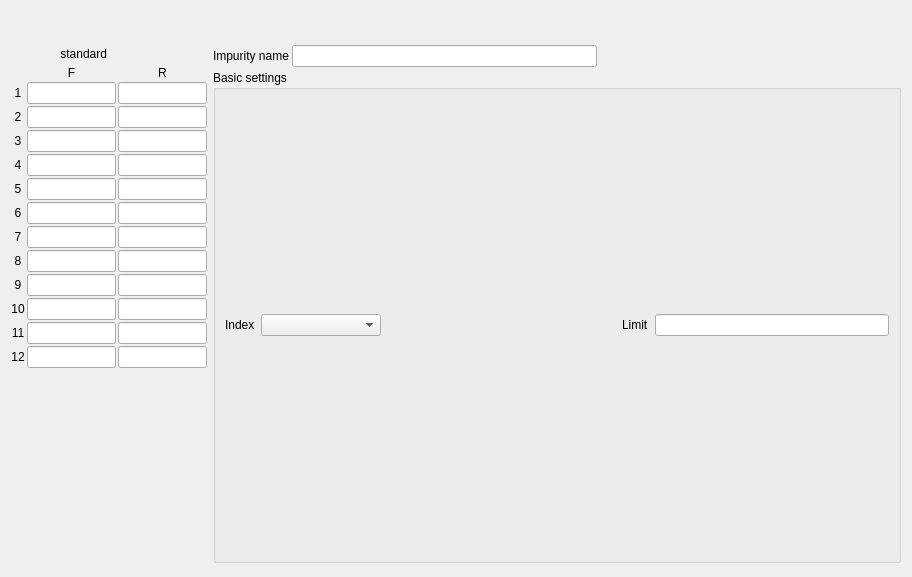
<?xml version="1.0" encoding="UTF-8"?>
<ui version="4.0">
 <class>ColorScaleSenseSetWidget</class>
 <widget class="QWidget" name="ColorScaleSenseSetWidget">
  <property name="geometry">
   <rect>
    <x>0</x>
    <y>0</y>
    <width>912</width>
    <height>577</height>
   </rect>
  </property>
  <property name="windowTitle">
   <string>Form</string>
  </property>
  <layout class="QVBoxLayout" name="verticalLayout_3">
   <property name="spacing">
    <number>3</number>
   </property>
   <property name="topMargin">
    <number>3</number>
   </property>
   <item>
    <widget class="QWidget" name="widgettitle" native="true">
     <layout class="QHBoxLayout" name="horizontalLayout_8">
      <item>
       <spacer name="horizontalSpacer_11">
        <property name="orientation">
         <enum>Qt::Horizontal</enum>
        </property>
        <property name="sizeHint" stdset="0">
         <size>
          <width>40</width>
          <height>20</height>
         </size>
        </property>
       </spacer>
      </item>
      <item>
       <widget class="QLabel" name="label_group">
        <property name="sizePolicy">
         <sizepolicy hsizetype="Preferred" vsizetype="Fixed">
          <horstretch>0</horstretch>
          <verstretch>0</verstretch>
         </sizepolicy>
        </property>
        <property name="text">
         <string/>
        </property>
        <property name="alignment">
         <set>Qt::AlignCenter</set>
        </property>
       </widget>
      </item>
      <item>
       <spacer name="horizontalSpacer_12">
        <property name="orientation">
         <enum>Qt::Horizontal</enum>
        </property>
        <property name="sizeHint" stdset="0">
         <size>
          <width>40</width>
          <height>20</height>
         </size>
        </property>
       </spacer>
      </item>
     </layout>
    </widget>
   </item>
   <item>
    <widget class="QWidget" name="widgetmain" native="true">
     <layout class="QHBoxLayout" name="horizontalLayout" stretch="2,7">
      <property name="leftMargin">
       <number>0</number>
      </property>
      <property name="topMargin">
       <number>0</number>
      </property>
      <property name="rightMargin">
       <number>0</number>
      </property>
      <property name="bottomMargin">
       <number>0</number>
      </property>
      <item>
       <layout class="QVBoxLayout" name="verticalLayout">
        <property name="spacing">
         <number>2</number>
        </property>
        <item>
         <layout class="QHBoxLayout" name="horizontalLayout_2">
          <property name="sizeConstraint">
           <enum>QLayout::SetDefaultConstraint</enum>
          </property>
          <item>
           <spacer name="horizontalSpacer_5">
            <property name="orientation">
             <enum>Qt::Horizontal</enum>
            </property>
            <property name="sizeHint" stdset="0">
             <size>
              <width>40</width>
              <height>20</height>
             </size>
            </property>
           </spacer>
          </item>
          <item>
           <widget class="QLabel" name="standard_titlelbl">
            <property name="maximumSize">
             <size>
              <width>16777215</width>
              <height>50</height>
             </size>
            </property>
            <property name="text">
             <string notr="true">standard</string>
            </property>
            <property name="alignment">
             <set>Qt::AlignRight|Qt::AlignTrailing|Qt::AlignVCenter</set>
            </property>
           </widget>
          </item>
          <item>
           <widget class="QLabel" name="standardlbl">
            <property name="minimumSize">
             <size>
              <width>50</width>
              <height>0</height>
             </size>
            </property>
            <property name="maximumSize">
             <size>
              <width>16777215</width>
              <height>50</height>
             </size>
            </property>
            <property name="text">
             <string/>
            </property>
           </widget>
          </item>
          <item>
           <spacer name="horizontalSpacer_6">
            <property name="orientation">
             <enum>Qt::Horizontal</enum>
            </property>
            <property name="sizeHint" stdset="0">
             <size>
              <width>40</width>
              <height>20</height>
             </size>
            </property>
           </spacer>
          </item>
         </layout>
        </item>
        <item>
         <layout class="QGridLayout" name="gridLayout_2">
          <item row="1" column="1">
           <widget class="myLineEdit" name="lineEdit">
            <property name="alignment">
             <set>Qt::AlignCenter</set>
            </property>
           </widget>
          </item>
          <item row="12" column="0">
           <widget class="QLabel" name="label_1_12">
            <property name="text">
             <string notr="true">12</string>
            </property>
            <property name="alignment">
             <set>Qt::AlignCenter</set>
            </property>
           </widget>
          </item>
          <item row="11" column="2">
           <widget class="myLineEdit" name="lineEdit_1_10">
            <property name="alignment">
             <set>Qt::AlignCenter</set>
            </property>
           </widget>
          </item>
          <item row="12" column="2">
           <widget class="myLineEdit" name="lineEdit_1_11">
            <property name="alignment">
             <set>Qt::AlignCenter</set>
            </property>
           </widget>
          </item>
          <item row="8" column="0">
           <widget class="QLabel" name="label_1_8">
            <property name="text">
             <string notr="true">8</string>
            </property>
            <property name="alignment">
             <set>Qt::AlignCenter</set>
            </property>
           </widget>
          </item>
          <item row="6" column="2">
           <widget class="myLineEdit" name="lineEdit_1_5">
            <property name="alignment">
             <set>Qt::AlignCenter</set>
            </property>
           </widget>
          </item>
          <item row="8" column="1">
           <widget class="myLineEdit" name="lineEdit_8">
            <property name="alignment">
             <set>Qt::AlignCenter</set>
            </property>
           </widget>
          </item>
          <item row="10" column="0">
           <widget class="QLabel" name="label_1_10">
            <property name="text">
             <string notr="true">10</string>
            </property>
            <property name="alignment">
             <set>Qt::AlignCenter</set>
            </property>
           </widget>
          </item>
          <item row="4" column="2">
           <widget class="myLineEdit" name="lineEdit_1_3">
            <property name="alignment">
             <set>Qt::AlignCenter</set>
            </property>
           </widget>
          </item>
          <item row="1" column="2">
           <widget class="myLineEdit" name="lineEdit_1_0">
            <property name="alignment">
             <set>Qt::AlignCenter</set>
            </property>
           </widget>
          </item>
          <item row="7" column="2">
           <widget class="myLineEdit" name="lineEdit_1_6">
            <property name="alignment">
             <set>Qt::AlignCenter</set>
            </property>
           </widget>
          </item>
          <item row="11" column="0">
           <widget class="QLabel" name="label_1_11">
            <property name="text">
             <string notr="true">11</string>
            </property>
            <property name="alignment">
             <set>Qt::AlignCenter</set>
            </property>
           </widget>
          </item>
          <item row="3" column="0">
           <widget class="QLabel" name="label_1_3">
            <property name="text">
             <string notr="true">3</string>
            </property>
            <property name="alignment">
             <set>Qt::AlignCenter</set>
            </property>
           </widget>
          </item>
          <item row="4" column="0">
           <widget class="QLabel" name="label_1_4">
            <property name="text">
             <string notr="true">4</string>
            </property>
            <property name="alignment">
             <set>Qt::AlignCenter</set>
            </property>
           </widget>
          </item>
          <item row="3" column="2">
           <widget class="myLineEdit" name="lineEdit_1_2">
            <property name="alignment">
             <set>Qt::AlignCenter</set>
            </property>
           </widget>
          </item>
          <item row="7" column="0">
           <widget class="QLabel" name="label_1_7">
            <property name="text">
             <string notr="true">7</string>
            </property>
            <property name="alignment">
             <set>Qt::AlignCenter</set>
            </property>
           </widget>
          </item>
          <item row="12" column="1">
           <widget class="myLineEdit" name="lineEdit_12">
            <property name="alignment">
             <set>Qt::AlignCenter</set>
            </property>
           </widget>
          </item>
          <item row="5" column="2">
           <widget class="myLineEdit" name="lineEdit_1_4">
            <property name="alignment">
             <set>Qt::AlignCenter</set>
            </property>
           </widget>
          </item>
          <item row="10" column="2">
           <widget class="myLineEdit" name="lineEdit_1_9">
            <property name="alignment">
             <set>Qt::AlignCenter</set>
            </property>
           </widget>
          </item>
          <item row="9" column="2">
           <widget class="myLineEdit" name="lineEdit_1_8">
            <property name="alignment">
             <set>Qt::AlignCenter</set>
            </property>
           </widget>
          </item>
          <item row="6" column="0">
           <widget class="QLabel" name="label_1_6">
            <property name="text">
             <string notr="true">6</string>
            </property>
            <property name="alignment">
             <set>Qt::AlignCenter</set>
            </property>
           </widget>
          </item>
          <item row="7" column="1">
           <widget class="myLineEdit" name="lineEdit_7">
            <property name="alignment">
             <set>Qt::AlignCenter</set>
            </property>
           </widget>
          </item>
          <item row="9" column="1">
           <widget class="myLineEdit" name="lineEdit_9">
            <property name="alignment">
             <set>Qt::AlignCenter</set>
            </property>
           </widget>
          </item>
          <item row="0" column="1">
           <widget class="QLabel" name="label_front">
            <property name="sizePolicy">
             <sizepolicy hsizetype="Preferred" vsizetype="Fixed">
              <horstretch>0</horstretch>
              <verstretch>0</verstretch>
             </sizepolicy>
            </property>
            <property name="text">
             <string notr="true">F</string>
            </property>
            <property name="alignment">
             <set>Qt::AlignCenter</set>
            </property>
           </widget>
          </item>
          <item row="2" column="0">
           <widget class="QLabel" name="label_1_2">
            <property name="text">
             <string notr="true">2</string>
            </property>
            <property name="alignment">
             <set>Qt::AlignCenter</set>
            </property>
           </widget>
          </item>
          <item row="2" column="2">
           <widget class="myLineEdit" name="lineEdit_1_1">
            <property name="alignment">
             <set>Qt::AlignCenter</set>
            </property>
           </widget>
          </item>
          <item row="11" column="1">
           <widget class="myLineEdit" name="lineEdit_11">
            <property name="alignment">
             <set>Qt::AlignCenter</set>
            </property>
           </widget>
          </item>
          <item row="3" column="1">
           <widget class="myLineEdit" name="lineEdit_3">
            <property name="alignment">
             <set>Qt::AlignCenter</set>
            </property>
           </widget>
          </item>
          <item row="5" column="1">
           <widget class="myLineEdit" name="lineEdit_5">
            <property name="alignment">
             <set>Qt::AlignCenter</set>
            </property>
           </widget>
          </item>
          <item row="4" column="1">
           <widget class="myLineEdit" name="lineEdit_4">
            <property name="alignment">
             <set>Qt::AlignCenter</set>
            </property>
           </widget>
          </item>
          <item row="1" column="0">
           <widget class="QLabel" name="label_1_1">
            <property name="text">
             <string notr="true">1</string>
            </property>
            <property name="alignment">
             <set>Qt::AlignCenter</set>
            </property>
           </widget>
          </item>
          <item row="10" column="1">
           <widget class="myLineEdit" name="lineEdit_10">
            <property name="alignment">
             <set>Qt::AlignCenter</set>
            </property>
           </widget>
          </item>
          <item row="0" column="2">
           <widget class="QLabel" name="label_rear">
            <property name="sizePolicy">
             <sizepolicy hsizetype="Preferred" vsizetype="Fixed">
              <horstretch>0</horstretch>
              <verstretch>0</verstretch>
             </sizepolicy>
            </property>
            <property name="text">
             <string notr="true">R</string>
            </property>
            <property name="alignment">
             <set>Qt::AlignCenter</set>
            </property>
           </widget>
          </item>
          <item row="8" column="2">
           <widget class="myLineEdit" name="lineEdit_1_7">
            <property name="alignment">
             <set>Qt::AlignCenter</set>
            </property>
           </widget>
          </item>
          <item row="2" column="1">
           <widget class="myLineEdit" name="lineEdit_2">
            <property name="alignment">
             <set>Qt::AlignCenter</set>
            </property>
           </widget>
          </item>
          <item row="9" column="0">
           <widget class="QLabel" name="label_1_9">
            <property name="text">
             <string notr="true">9</string>
            </property>
            <property name="alignment">
             <set>Qt::AlignCenter</set>
            </property>
           </widget>
          </item>
          <item row="6" column="1">
           <widget class="myLineEdit" name="lineEdit_6">
            <property name="alignment">
             <set>Qt::AlignCenter</set>
            </property>
           </widget>
          </item>
          <item row="5" column="0">
           <widget class="QLabel" name="label_1_5">
            <property name="text">
             <string notr="true">5</string>
            </property>
            <property name="alignment">
             <set>Qt::AlignCenter</set>
            </property>
           </widget>
          </item>
          <item row="13" column="1">
           <spacer name="verticalSpacer">
            <property name="orientation">
             <enum>Qt::Vertical</enum>
            </property>
            <property name="sizeHint" stdset="0">
             <size>
              <width>20</width>
              <height>40</height>
             </size>
            </property>
           </spacer>
          </item>
         </layout>
        </item>
       </layout>
      </item>
      <item>
       <layout class="QVBoxLayout" name="verticalLayout_7" stretch="1,4,1">
        <property name="spacing">
         <number>3</number>
        </property>
        <item>
         <layout class="QHBoxLayout" name="horizontalLayout_15">
          <property name="topMargin">
           <number>1</number>
          </property>
          <item>
           <widget class="QLabel" name="label">
            <property name="sizePolicy">
             <sizepolicy hsizetype="Preferred" vsizetype="Fixed">
              <horstretch>0</horstretch>
              <verstretch>0</verstretch>
             </sizepolicy>
            </property>
            <property name="text">
             <string notr="true">Impurity name</string>
            </property>
           </widget>
          </item>
          <item>
           <widget class="myLineEdit" name="sNamelineEdit">
            <property name="alignment">
             <set>Qt::AlignCenter</set>
            </property>
           </widget>
          </item>
          <item>
           <spacer name="horizontalSpacer_8">
            <property name="orientation">
             <enum>Qt::Horizontal</enum>
            </property>
            <property name="sizeHint" stdset="0">
             <size>
              <width>40</width>
              <height>20</height>
             </size>
            </property>
           </spacer>
          </item>
         </layout>
        </item>
        <item>
         <widget class="QGroupBox" name="groupBox_4">
          <property name="title">
           <string notr="true">Basic settings</string>
          </property>
          <layout class="QHBoxLayout" name="horizontalLayout_4">
           <item>
            <widget class="QLabel" name="label_4">
             <property name="text">
              <string>Index</string>
             </property>
            </widget>
           </item>
           <item>
            <widget class="QComboBox" name="comboBox_index">
             <property name="minimumSize">
              <size>
               <width>120</width>
               <height>0</height>
              </size>
             </property>
            </widget>
           </item>
           <item>
            <spacer name="horizontalSpacer">
             <property name="orientation">
              <enum>Qt::Horizontal</enum>
             </property>
             <property name="sizeHint" stdset="0">
              <size>
               <width>108</width>
               <height>20</height>
              </size>
             </property>
            </spacer>
           </item>
           <item>
            <widget class="QLabel" name="label_7">
             <property name="text">
              <string>Limit</string>
             </property>
            </widget>
           </item>
           <item>
            <widget class="myLineEdit" name="arithLimitEdit"/>
           </item>
          </layout>
          <zorder>label_4</zorder>
          <zorder>comboBox_index</zorder>
          <zorder>label_7</zorder>
          <zorder>horizontalSpacer</zorder>
          <zorder>arithLimitEdit</zorder>
         </widget>
        </item>
        <item>
         <widget class="QWidget" name="widget_3" native="true">
          <property name="sizePolicy">
           <sizepolicy hsizetype="Preferred" vsizetype="Fixed">
            <horstretch>0</horstretch>
            <verstretch>0</verstretch>
           </sizepolicy>
          </property>
          <layout class="QHBoxLayout" name="horizontalLayout_23">
           <property name="topMargin">
            <number>0</number>
           </property>
           <property name="bottomMargin">
            <number>0</number>
           </property>
          </layout>
         </widget>
        </item>
       </layout>
      </item>
     </layout>
    </widget>
   </item>
  </layout>
 </widget>
 <customwidgets>
  <customwidget>
   <class>myLineEdit</class>
   <extends>QLineEdit</extends>
   <header location="global">mysortwidget/mylineedit.h</header>
  </customwidget>
 </customwidgets>
 <resources/>
 <connections/>
</ui>
